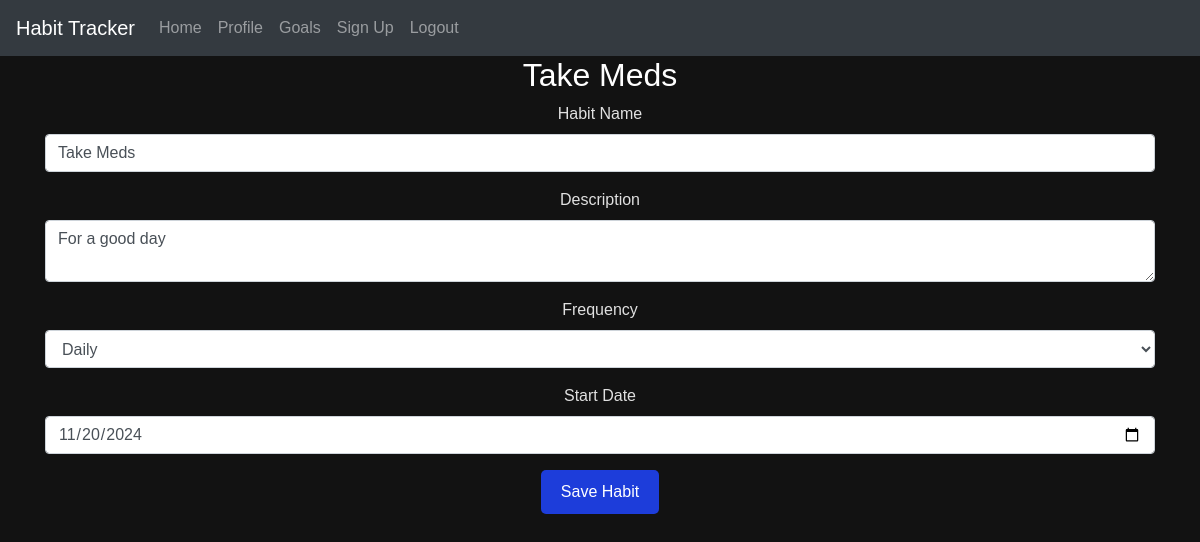
The app's page /edit-habit/1 (signed in) with its own data.
### website/models.py (models this page shows)
class Habit(db.Model):
    __tablename__ = 'habits'  # define the table name
    id = db.Column(db.Integer, primary_key=True)
    name = db.Column(db.String(150), nullable=False)
    description = db.Column(db.Text, nullable=True)
    frequency = db.Column(db.String(50), nullable=False)  # e.g., Daily, Weekly, Monthly
    start_date = db.Column(db.DateTime(timezone=True), default=func.now())
    times_completed = db.Column(db.Integer, default=0)  # Total count of completions
    last_completed = db.Column(db.DateTime(timezone=True))  # Timestamp of the last completion
    habitlist = db.relationship('Habitlist', backref='habit', lazy=True)

### website/views.py (the view, shortened to what this page needs)
@views.route('/edit-habit/<int:habit_id>', methods=['GET', 'POST'])
@login_required
def edit_habit(habit_id):
    habit = Habit.query.get(habit_id)
    return render_template("edit_habit.html", user=current_user, habit=habit)

### website/__init__.py (called while the page is built)
def create_app():
    app = Flask(__name__)
    app.config['SECRET_KEY'] = 'hjshjhdjah kjshkjdhjs'
    app.config['SQLALCHEMY_DATABASE_URI'] = f'sqlite:///{DB_NAME}'
    app.config['SQLALCHEMY_TRACK_MODIFICATIONS'] = False  # Turn off modification tracking for performance
    db.init_app(app)
    migrate.init_app(app, db)  # Initialize Flask-Migrate with the app and db
    from .views import views
    from .auth import auth
    app.register_blueprint(views, url_prefix='/')
    app.register_blueprint(auth, url_prefix='/')
    from .models import User, Habit, Habitlist  # , Goal, Reminder
    with app.app_context():
        db.create_all()
    login_manager = LoginManager()
    login_manager.login_view = 'auth.login'
    login_manager.init_app(app)
    @login_manager.user_loader
    def load_user(id):
        return User.query.get(int(id))
    return app

### website/templates/edit_habit.html (shortened to what this page needs)
{% extends "base.html" %}
{% block content %}
<h2>{{ habit.name if habit else "New Habit" }}</h2>
<form method="POST">
    <div class="form-group">
        <label for="name">Habit Name</label>
        <input
            type="text"
            class="form-control"
            id="name"
            name="name"
            value="{{ habit.name if habit else '' }}"
            required
            title="Enter the name of the habit"
            placeholder="Enter habit name">
    </div>
    <div class="form-group">
        <label for="description">Description</label>
        <textarea
            class="form-control"
            id="description"
            name="description"
            title="Enter a brief description of the habit"
            placeholder="Enter description">{{ habit.description if habit else '' }}</textarea>
    </div>
    <div class="form-group">
        <label for="frequency">Frequency</label>
        <select
            id="frequency"
            name="frequency"
            class="form-control"
            title="Select how often the habit should be completed">
            <option value="Daily" {% if habit and habit.frequency == 'Daily' %}selected{% endif %}>Daily</option>
        </select>
    </div>
    <div class="form-group">
        <label for="start_date">Start Date</label>
        <input
            type="date"
            class="form-control"
            id="start_date"
            name="start_date"
            value="{{ habit.start_date.strftime('%Y-%m-%d') if habit else '' }}"
            title="Select the start date for the habit">
    </div>
    <button type="submit" class="btn btn-primary">Save Habit</button>
</form>
{% endblock %}

### website/static/styles.css (style rules this page uses)
* { box-sizing: border-box; }
body { font-family: Arial, sans-serif; text-align: center; background-color: #121212; color: #e0e0e0; margin: 0; }
h2 { color: #ffffff; }
.btn-primary { background-color: #1d3dda; color: white; padding: 10px 20px; border: none; border-radius: 5px; cursor: pointer; }

### records on screen
Habit: name "Take Meds", description "For a good day", frequency "Daily", start_date "11/20/2024"
